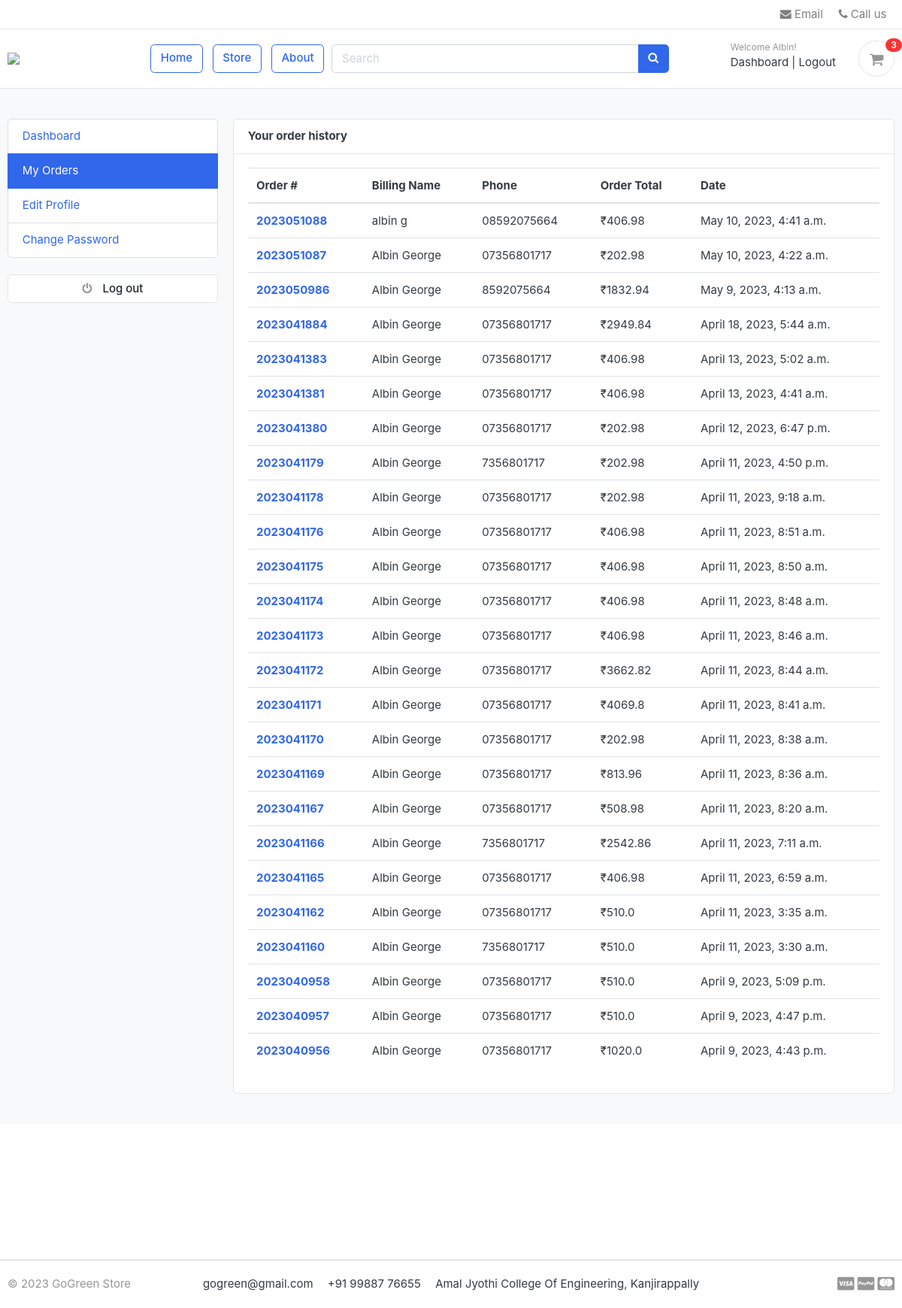
The page /accounts/my_orders/ (signed in) on the database its author committed.
### accounts/models.py (models this page shows, shortened)
class Account(PermissionsMixin,AbstractBaseUser):
    first_name = models.CharField(max_length=50)
    last_name = models.CharField(max_length=50)
    username = models.CharField(max_length=50, unique=True)
    email = models.EmailField(max_length=50, unique=True)
    phone_number = models.CharField(max_length=50)
    date_joined = models.DateTimeField(auto_now_add=True)
    last_login = models.DateTimeField(auto_now_add=True)
    is_admin = models.BooleanField(default=False)
    is_staff = models.BooleanField(default=False)
    is_seller = models.BooleanField(default=False)
    is_active = models.BooleanField(default=False)
    is_superadmin = models.BooleanField(default=False)
    is_superuser = models.BooleanField(default=False)
    USERNAME_FIELD = 'email'
    REQUIRED_FIELDS = ['username', 'first_name', 'last_name']
    objects = MyAccountManager()

### orders/models.py (models this page shows, shortened)
class Order(models.Model):
    STATUS = (
        ('New', 'New'),
        ('Accepted', 'Accepted'),
        ('Completed', 'Completed'),
        ('Cancelled', 'Cancelled'),
    )
    user = models.ForeignKey(Account, on_delete=models.SET_NULL, null=True)
    payment = models.ForeignKey(Payment, on_delete=models.SET_NULL, blank=True, null=True)
    order_number = models.CharField(max_length=20)
    first_name = models.CharField(max_length=50)
    last_name = models.CharField(max_length=50)
    phone = models.CharField(max_length=15)
    email = models.EmailField(max_length=50)
    address_line_1 = models.CharField(max_length=50)
    address_line_2 = models.CharField(max_length=50, blank=True)
    country = models.CharField(max_length=50)
    state = models.CharField(max_length=50)
    city = models.CharField(max_length=50)
    order_note = models.CharField(max_length=100, blank=True)
    order_total = models.FloatField()
    tax = models.FloatField()
    status = models.CharField(max_length=10, choices=STATUS, default='New')
    ip = models.CharField(blank=True, max_length=20)
    is_ordered = models.BooleanField(default=False)
    created_at = models.DateTimeField(auto_now_add=True)
    updated_at = models.DateTimeField(auto_now=True)
    def full_name(self):
        return f'{self.first_name} {self.last_name}'

### accounts/views.py (the view)
# urls.py: path('my_orders/', views.my_orders, name='my_orders'),
def my_orders(request):
    orders = Order.objects.filter(user=request.user, is_ordered=True).order_by('-created_at')
    auto_search = Product.objects.all()
    context = {'orders': orders, 'auto_search': auto_search, }
    return render(request, 'accounts/my_orders.html', context)

### carts/context_processors.py (called while the page is built)
def counter(request):
    cart_count = 0
    if 'admin' in request.path:
        return {}
    else:
        try:
            cart = Cart.objects.filter(cart_id=_cart_id(request))
            if request.user.is_authenticated:
                cart_items = CartItem.objects.all().filter(user=request.user)
            else:
                cart_items = CartItem.objects.all().filter(cart=cart[:1])
            for cart_item in cart_items:
                cart_count += cart_item.quantity
        except Cart.DoesNotExist:
            cart_count = 0
    return dict(cart_count=cart_count)

### carts/views.py (called while the page is built)
def _cart_id(request):
    cart = request.session.session_key
    if not cart:
        cart = request.session.create()
    return cart

### category/context_processors.py (called while the page is built)
def menu_links(request):
    links = Category.objects.all()
    return dict(links=links)

### templates/accounts/my_orders.html (shortened to what this page needs)
{% extends 'base.html' %}
{% block content %}
<section class="section-conten padding-y bg">
<div class="container">
	<div class="row">
	{% include 'includes/dashboard_sidebar.html' %}
	<main class="col-md-9">
		<article class="card">
		<header class="card-header">
			<strong class="d-inline-block mr-3">Your order history</strong>
		</header>
		<div class="card-body">
			<div class="row">
			<div class="col-md-12">
				<table class="table table-hover">
				  <thead>
				    <tr>
				      <th scope="col">Order #</th>
				      <th scope="col">Billing Name</th>
				      <th scope="col">Phone</th>
				      <th scope="col">Order Total</th>
							<th scope="col">Date</th>
				    </tr>
				  </thead>
				  <tbody>
                  {% for order in orders %}
				    <tr>
				      <th scope="row"><a href="{% url 'order_detail' order.order_number %}">{{order.order_number}}</a></th>
				      <td>{{order.full_name}}</td>
				      <td>{{order.phone}}</td>
				      <td>₹{{order.order_total}}</td>
                      <td>{{order.created_at}}</td>
				    </tr>
				{% endfor %}
				  </tbody>
				</table>
			</div>
			</div>
		</div>
		</article>
	</main>
</div>
</div>
</section>
    <br><br><br><br><br><br><br><br>
{% endblock %}

### templates/includes/navbar.html (shortened to what this page needs)
{% load static %}
<header class="section-header">
    <nav class="navbar p-md-0 navbar-expand-sm navbar-light border-bottom">
        <div class="container">
            <div class="collapse navbar-collapse" id="navbarTop4">
                <ul class="navbar-nav">
                    <li><a href="mailto:projectag28@gmail.com" class="nav-link"> <i class="fa fa-envelope"></i> Email
                    </a></li>
                    <li><a href="tel:+918592075669" class="nav-link"> <i class="fa fa-phone"></i> Call us </a></li>
                </ul>
            </div>
        </div>
    </nav>
    <section class="header-main border-bottom">
        <div class="container">
            <div class="row align-items-center">
                <div class="col-lg-2 col-md-3 col-6">
                    <a href="{% url 'home' %}" class="brand-wrap">
                        <img class="logo" src="{% static './images/logo11.png' %}">
                    </a>
                </div>
                <a href="{% url 'home' %}" class="btn btn-outline-primary">Home</a>
                <a href="{% url 'store' %}" class="btn btn-outline-primary">Store</a>
                <a href="{% url 'about' %}" class="btn btn-outline-primary">About</a>
                 <div class="col-lg  col-md-6 col-sm-12 col">
                    <form action="{% url 'search' %}" class="search" method='GET'>
                        <div class="input-group w-70">
                            <input type="text" class="form-control" style="width:60%;" placeholder="Search"
                                   name="keyword" id="tags" required>
                            <div class="input-group-append">
                                <button class="btn btn-primary" type="submit">
                                    <i class="fa fa-search"></i>
                                </button>
                            </div>
                        </div>
                    </form>
                </div>
                <div class="col-lg-3 col-sm-6 col-8 order-2 order-lg-3">
                    <div class="d-flex justify-content-end mb-3 mb-lg-0">
                        {% if user.id is None %}
                            <div class="widget-header">
                                <small class="title text-muted">Welcome guest!</small>
                                <div>
                                    <a href="{% url 'login' %}">Sign in</a> <span class="dark-transp"> | </span>
                                    <a href="{% url 'register' %}"> Register</a>
                                </div>
                            </div>
                        {% else %}
                            <div class="widget-header">
                                <small class="title text-muted">Welcome {{ user.first_name }}!</small>
                                <div>
                                    <a href="{% url 'dashboard' %}">Dashboard</a> <span class="dark-transp"> | </span>
                                    <a href="{% url 'logout' %}"> Logout</a>
                                </div>
                            </div>
                        {% endif %}
                        <a href="{% url 'cart' %}" class="widget-header pl-3 ml-3">
                            <div class="icon icon-sm rounded-circle border"><i class="fa fa-shopping-cart"></i></div>
                            <span class="badge badge-pill badge-danger notify">{{ cart_count }}</span>
                        </a>
                    </div>
                </div>
            </div>
        </div>
    </section>
</header>

### static/css/ui.css (style rules this page uses)
html { font-family: "Inter", sans-serif; font-size: 15px; }
.icon-xs, .icon-sm, .icon-md, .icon-lg { display: inline-block; text-align: center; flex-shrink: 0; flex-grow: 0; }
.icon-sm { width: 48px; height: 48px; line-height: 48px !important; font-size: 20px; }
.padding-y { padding-top: 40px; padding-bottom: 40px; }
article:after, .form-group:after { display: block; clear: both; content: ""; }
.bg { background-color: #f8f9fa; }
.header-main { position: relative; padding-top: 1rem; padding-bottom: 1rem; }
.brand-wrap .logo, .navbar-brand .logo { margin-right: 7px; max-height: 42px; display: inline-block; }
.widget-header { display: inline-block; vertical-align: middle; position: relative; }
.widget-header a { color: #343a40; }
.widget-header i { color: #969696; }
.widget-header .title { display: block; }
.widget-header .notify { position: absolute; top: -3px; right: -10px; }
.notify { position: absolute; top: -4px; right: -10px; display: inline-block; padding: 0.25em 0.6em; font-size: 12px; line-height: 1; text-align: center; border-radius: 3rem; color: #fff; background-color: #fa3434; }

### rows shown on the page
Account: first_name "Albin"
Order: order_number "2023051088", full_name "albin g", phone "08592075664", order_total "406.98", created_at "May 10, 2023, 4:41 a.m."
Order: order_number "2023051087", full_name "Albin George", phone "07356801717", order_total "202.98", created_at "May 10, 2023, 4:22 a.m."
Order: order_number "2023050986", full_name "Albin George", phone "8592075664", order_total "1832.94", created_at "May 9, 2023, 4:13 a.m."
Order: order_number "2023041884", full_name "Albin George", phone "07356801717", order_total "2949.84", created_at "April 18, 2023, 5:44 a.m."
Order: order_number "2023041383", full_name "Albin George", phone "07356801717", order_total "406.98", created_at "April 13, 2023, 5:02 a.m."
Order: order_number "2023041381", full_name "Albin George", phone "07356801717", order_total "406.98", created_at "April 13, 2023, 4:41 a.m."
Order: order_number "2023041380", full_name "Albin George", phone "07356801717", order_total "202.98", created_at "April 12, 2023, 6:47 p.m."
Order: order_number "2023041179", full_name "Albin George", phone "7356801717", order_total "202.98", created_at "April 11, 2023, 4:50 p.m."
Order: order_number "2023041178", full_name "Albin George", phone "07356801717", order_total "202.98", created_at "April 11, 2023, 9:18 a.m."
Order: order_number "2023041176", full_name "Albin George", phone "07356801717", order_total "406.98", created_at "April 11, 2023, 8:51 a.m."
Order: order_number "2023041175", full_name "Albin George", phone "07356801717", order_total "406.98", created_at "April 11, 2023, 8:50 a.m."
Order: order_number "2023041174", full_name "Albin George", phone "07356801717", order_total "406.98", created_at "April 11, 2023, 8:48 a.m."
Order: order_number "2023041173", full_name "Albin George", phone "07356801717", order_total "406.98", created_at "April 11, 2023, 8:46 a.m."
Order: order_number "2023041172", full_name "Albin George", phone "07356801717", order_total "3662.82", created_at "April 11, 2023, 8:44 a.m."
Order: order_number "2023041171", full_name "Albin George", phone "07356801717", order_total "4069.8", created_at "April 11, 2023, 8:41 a.m."
Order: order_number "2023041170", full_name "Albin George", phone "07356801717", order_total "202.98", created_at "April 11, 2023, 8:38 a.m."
Order: order_number "2023041169", full_name "Albin George", phone "07356801717", order_total "813.96", created_at "April 11, 2023, 8:36 a.m."
Order: order_number "2023041167", full_name "Albin George", phone "07356801717", order_total "508.98", created_at "April 11, 2023, 8:20 a.m."
Order: order_number "2023041166", full_name "Albin George", phone "7356801717", order_total "2542.86", created_at "April 11, 2023, 7:11 a.m."
Order: order_number "2023041165", full_name "Albin George", phone "07356801717", order_total "406.98", created_at "April 11, 2023, 6:59 a.m."
Order: order_number "2023041162", full_name "Albin George", phone "07356801717", order_total "510.0", created_at "April 11, 2023, 3:35 a.m."
Order: order_number "2023041160", full_name "Albin George", phone "7356801717", order_total "510.0", created_at "April 11, 2023, 3:30 a.m."
Order: order_number "2023040958", full_name "Albin George", phone "07356801717", order_total "510.0", created_at "April 9, 2023, 5:09 p.m."
Order: order_number "2023040957", full_name "Albin George", phone "07356801717", order_total "510.0", created_at "April 9, 2023, 4:47 p.m."
Order: order_number "2023040956", full_name "Albin George", phone "07356801717", order_total "1020.0", created_at "April 9, 2023, 4:43 p.m."

### other values the page prints
{{ cart_count }} "3"
